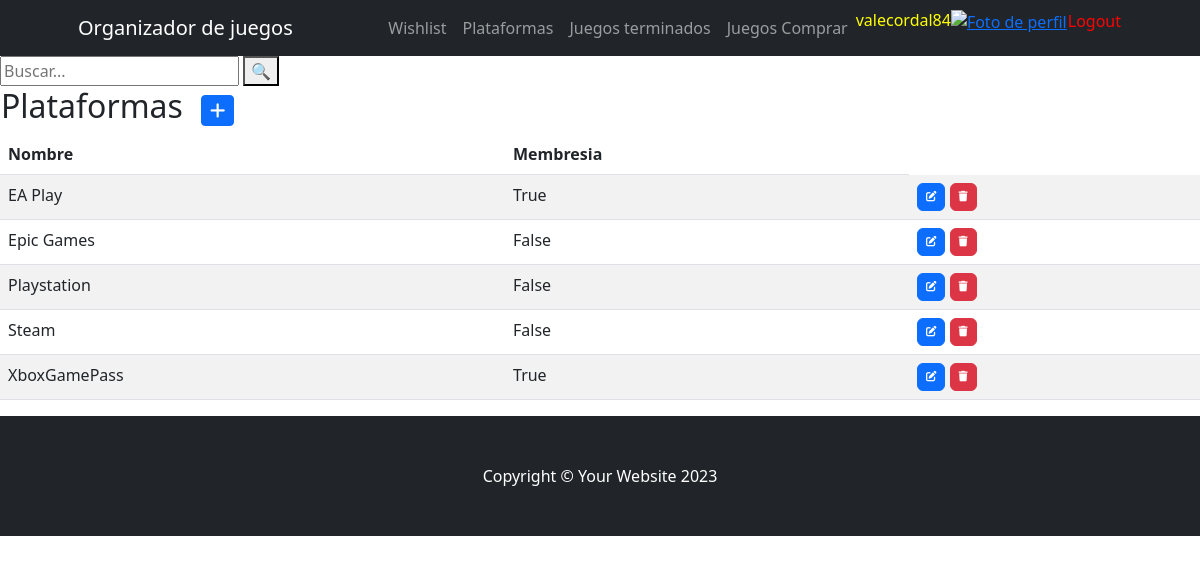
The app's page /plataformas (signed in) with its own data.
### webapp/models.py (models this page shows, shortened)
class plataformas(models.Model):
    nombrePlataforma=models.CharField(max_length=255)
    membresia=models.BooleanField(default=False)
    class Meta:
        ordering= ["nombrePlataforma"]
        verbose_name="plataforma"
        verbose_name_plural="plataformas"

### webapp/views.py (the view)
# urls.py: path('plataformas', views.plataforma, name='plataformas'),
@login_required
def plataforma(request):
    contexto = {"plataformas": plataformas.objects.all()}
    return render (request, "webapp/plataformas.html", contexto)

### webapp/templates/webapp/plataformas.html (shortened to what this page needs)
{% extends "webapp/base.html" %}
{% load static %}
{% block contenido %}
<form method="GET" action="{% url 'busquedaPL' %}">
    <input type="text" name="q" placeholder="Buscar...">
    <button type="submit">🔍</button>
</form>
<table>
    <tr>
        <td width="200"><h2>Plataformas</h2></td>
        <td>
            <a
            href="{% url 'plataformasForm' %}"
            class="btn btn-primary btn-sm"
            >
            </a>
        </td>
    </tr>
</table>
<table class="table table-striped">
    <thead>
        <tr>
            <th>Nombre</th>
            <th>Membresia</th>
        </tr>
    </thead>
    <tbody>
    {% for p in plataformas %}
        <tr>
            <td>{{ p.nombrePlataforma }}</td>
            <td>{{ p.membresia }}</td>
            <td>
                <a
                  href="{% url 'plataformasUpdate' p.nombrePlataforma %}"
                  class="btn btn-primary"
                  style="--bs-btn-padding-y: .25rem; --bs-btn-padding-x: .5rem; --bs-btn-font-size: .75rem;"
                  >
                </a>
                <a
                  href="{% url 'plataformasDelete' p.nombrePlataforma %}"
                  class="btn btn-danger"
                  style="--bs-btn-padding-y: .25rem; --bs-btn-padding-x: .5rem; --bs-btn-font-size: .75rem;"
                  >
                </a>
            </td>
        </tr>
    {% endfor %}
    </tbody>
</table>
{% endblock contenido %}

### webapp/templates/webapp/base.html (shortened to what this page needs)
<!DOCTYPE html>
<html lang="en">
    <head>
        {% load static %}
        <link href="https://cdn.jsdelivr.net/npm/bootstrap-icons@1.4.1/font/bootstrap-icons.css" rel="stylesheet" />
        <link href="{% static 'css/styles.css' %}" rel="stylesheet" />
        <link rel="stylesheet" href="https://cdnjs.cloudflare.com/ajax/libs/font-awesome/6.4.0/css/all.min.css">
    </head>
    <body>
        <nav class="navbar navbar-expand-lg navbar-dark bg-dark">
            <div class="container px-5">
                <a class="navbar-brand" href="{% url 'inicio' %}">Organizador de juegos</a>
                <div class="collapse navbar-collapse" id="navbarSupportedContent">
                    <ul class="navbar-nav ms-auto mb-2 mb-lg-0">
                        {% if user.is_authenticated %}
                            <li class="nav-item"><a class="nav-link" aria-current="page" href="{% url 'wishlist' %}">Wishlist</a></li>
                            <li class="nav-item"><a class="nav-link" href="{% url 'plataformas' %}">Plataformas</a></li>
                            <li class="nav-item"><a class="nav-link" href="{% url 'juegosTerminados' %}">Juegos terminados</a></li>
                            <li class="nav-item"><a class="nav-link" href="{% url 'juegosComprar' %}">Juegos Comprar</a></li>
                            <li class="nav-item" style="color:yellow">{{ user.username }}</li>
                            <div class="text-center">
                                <a href="{% url 'agregarAvatar' %}"><img src="{{request.session.avatar}}" height="40px" weight="40px" alt="Foto de perfil"> </a>
                            </div>
                            <li class="nav-item">
                                <form method="post" action="{% url 'logout' %}" style="display: inline;">
                                    <button type="submit" class="nav-link btn btn-link" style="padding: 0; color: red; text-decoration: none;">Logout</button>
                                </form>
                            </li>
                        {% endif %}
                    </ul>
                </div>
            </div>
        </nav>
    {% block contenido %}
    {% endblock contenido %}
      <footer class="py-5 bg-dark">
        <div class="container px-5"><p class="m-0 text-center text-white">Copyright &copy; Your Website 2023</p></div>
    </footer>
</body>
</html>

### records on screen
plataformas: nombrePlataforma "EA Play", membresia "True"
plataformas: nombrePlataforma "Epic Games", membresia "False"
plataformas: nombrePlataforma "Playstation", membresia "False"
plataformas: nombrePlataforma "Steam", membresia "False"
plataformas: nombrePlataforma "XboxGamePass", membresia "True"

### other values on screen
{{ user.username }} "valecordal84"
